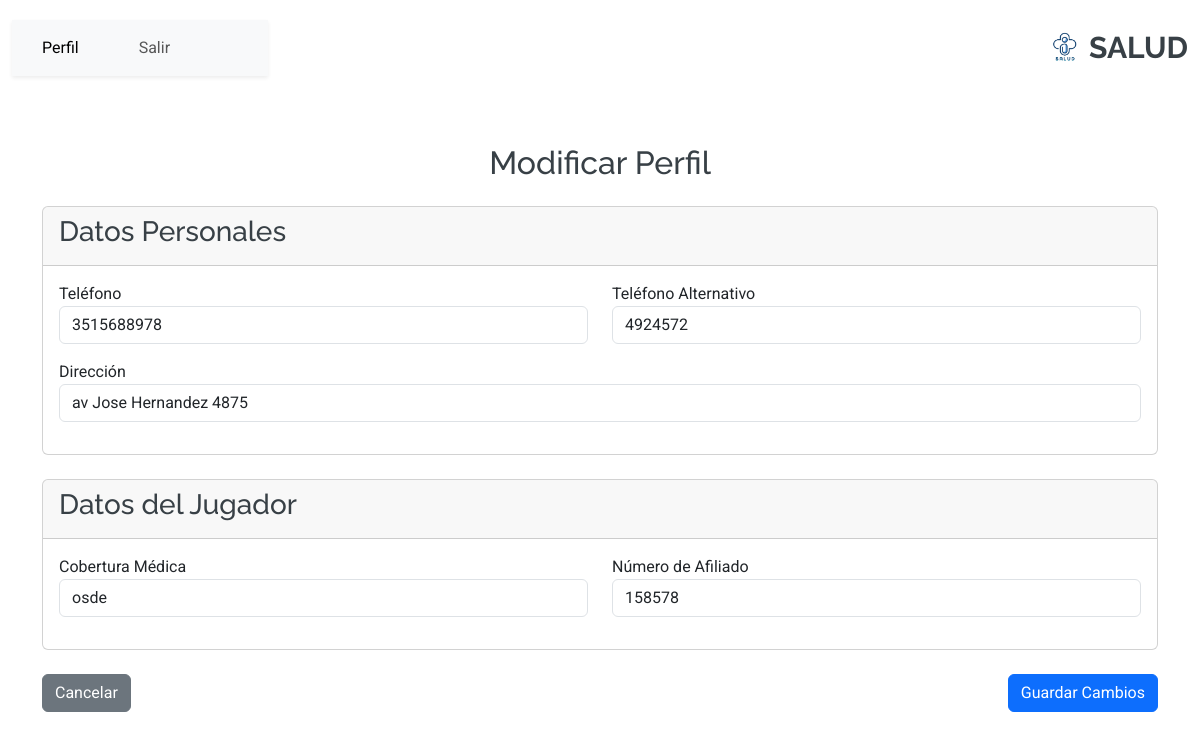
The app's page /persona/modificar_perfil/ (signed in) with its own data.
### persona/models.py (models this page shows, shortened)
class Persona(models.Model):
    profile = models.OneToOneField(Profile, on_delete=models.CASCADE)
    direccion = models.CharField(max_length=255, blank=True, null=True)
    telefono = models.CharField(max_length=15, blank=True, null=True)
    telefono_alternativo = models.CharField(max_length=15, blank=True, null=True)

class Jugador(models.Model):
    GRUPOS_SANGUINEOS = [
        ('A+', 'A+'),
        ('A-', 'A-'),
        ('B+', 'B+'),
        ('B-', 'B-'),
        ('AB+', 'AB+'),
        ('AB-', 'AB-'),
        ('O+', 'O+'),
        ('O-', 'O-'),
    ]
    persona = models.OneToOneField(Persona, on_delete=models.CASCADE)
    grupo_sanguineo = models.CharField(max_length=3, choices=GRUPOS_SANGUINEOS, blank=True, null=True)
    cobertura_medica = models.CharField(max_length=100, blank=True, null=True)
    numero_afiliado = models.CharField(max_length=50, blank=True, null=True)

### persona/views.py (the view)
# urls.py: path('modificar_perfil/', views.modificar_perfil, name='modificar_perfil'),
def modificar_perfil(request):
    profile = request.user.profile
    persona = getattr(profile, 'persona', None)
    jugador = None
    if persona:
        jugador = getattr(persona, 'jugador', None)
    if request.method == 'POST':
        form_persona = PersonaForm(request.POST, instance=persona)
        form_jugador = JugadorForm(request.POST, instance=jugador)
        if form_persona.is_valid() and form_jugador.is_valid():
            form_persona.save()
            form_jugador.save()
            return redirect('menu_jugador')
    else:
        form_persona = PersonaForm(instance=persona)
        form_jugador = JugadorForm(instance=jugador)
    return render(request, 'persona/modificar_perfil.html', {
        'form_persona': form_persona,
        'form_jugador': form_jugador,  # Pasar el formulario del jugador al contexto
        'jugador': jugador  # Pasa el objeto jugador al contexto
    })

### persona/forms.py
class PersonaForm(forms.ModelForm):
    class Meta:
        model = Persona
        fields = [ 'direccion', 'telefono', 'telefono_alternativo']
        widgets = {
            'direccion': forms.TextInput(attrs={'class': 'form-control'}),
            'telefono': forms.TextInput(attrs={'class': 'form-control'}),
            'telefono_alternativo': forms.TextInput(attrs={'class': 'form-control'}),
        }

class JugadorForm(forms.ModelForm):
    class Meta:
        model = Jugador
        fields = [ 'grupo_sanguineo', 'cobertura_medica', 'numero_afiliado']
        widgets = {
            'cobertura_medica': forms.TextInput(attrs={'class': 'form-control'}),
            'numero_afiliado': forms.TextInput(attrs={'class': 'form-control'}),
        }

### persona/templates/persona/modificar_perfil.html (shortened to what this page needs)
{% extends 'core/base.html' %}
{% block content %}
<div class="container mt-5">
    <h2 class="text-center mb-4">Modificar Perfil</h2>
    <form method="POST" class="needs-validation" novalidate>
        <div class="card mb-4">
            <div class="card-header">
                <h3>Datos Personales</h3>
            </div>
            <div class="card-body">
                <div class="row">
                    <div class="col-md-6 mb-3">
                        <label for="id_telefono">Teléfono</label>
                        {{ form_persona.telefono }}
                    </div>
                    <div class="col-md-6 mb-3">
                        <label for="id_telefono_alternativo">Teléfono Alternativo</label>
                        {{ form_persona.telefono_alternativo }}
                    </div>
                </div>
                <div class="row">
                    <div class="col-12 mb-3">
                        <label for="id_direccion">Dirección</label>
                        {{ form_persona.direccion }}
                    </div>
                </div>
            </div>
        </div>
        <div class="card mb-4">
            <div class="card-header">
                <h3>Datos del Jugador</h3>
            </div>
            <div class="card-body">
                <div class="row">
                    <div class="col-md-6 mb-3">
                        <label for="id_cobertura_medica">Cobertura Médica</label>
                        {% if form_jugador.cobertura_medica.value %}
                            {{ form_jugador.cobertura_medica }}
                        {% else %}
                            <input type="text" class="form-control" value="No Posee" readonly>
                        {% endif %}
                    </div>
                    <div class="col-md-6 mb-3">
                        <label for="id_numero_afiliado">Número de Afiliado</label>
                        {% if form_jugador.numero_afiliado.value %}
                            {{ form_jugador.numero_afiliado }}
                        {% else %}
                            <input type="text" class="form-control" value="No Posee" readonly>
                        {% endif %}
                    </div>
                </div>
            </div>
        </div>
        <div class="d-flex justify-content-between">
            <a href="{% url 'menu_jugador' %}" class="btn btn-secondary">Cancelar</a>
            <button type="submit" class="btn btn-primary">Guardar Cambios</button>
        </div>
    </form>
</div>
{% endblock %}

### core/static/core/css/main.css (style rules this page uses)
:root { --default-font: "Roboto", system-ui, -apple-system, "Segoe UI", Roboto, "Helvetica Neue", Arial, "Noto Sans", "Liberation Sans", sans-serif, "Apple Color Emoji", "Segoe UI Emoji", "Segoe UI Symbol", "Noto Color Emoji"; --heading-font: "Raleway", sans-serif; --nav-font: "Poppins", sans-serif; }
:root { --background-color: #ffffff; --default-color: #444444; --heading-color: #384046; --accent-color: #3498db; --surface-color: #ffffff; --contrast-color: #ffffff; }
:root { --nav-color: #444444; --nav-hover-color: #3498db; --nav-mobile-background-color: #ffffff; --nav-dropdown-background-color: #ffffff; --nav-dropdown-color: #444444; --nav-dropdown-hover-color: #3498db; }
:root { scroll-behavior: smooth; }
body { color: var(--default-color); background-color: var(--background-color); font-family: var(--default-font); }
a { color: var(--accent-color); text-decoration: none; transition: 0.3s; }
h1, h2, h3, h4, h5, h6 { color: var(--heading-color); font-family: var(--heading-font); }

### records on screen
Persona: telefono "3515688978", telefono_alternativo "4924572", direccion "av Jose Hernandez 4875"
Jugador: cobertura_medica "osde", numero_afiliado "158578"
